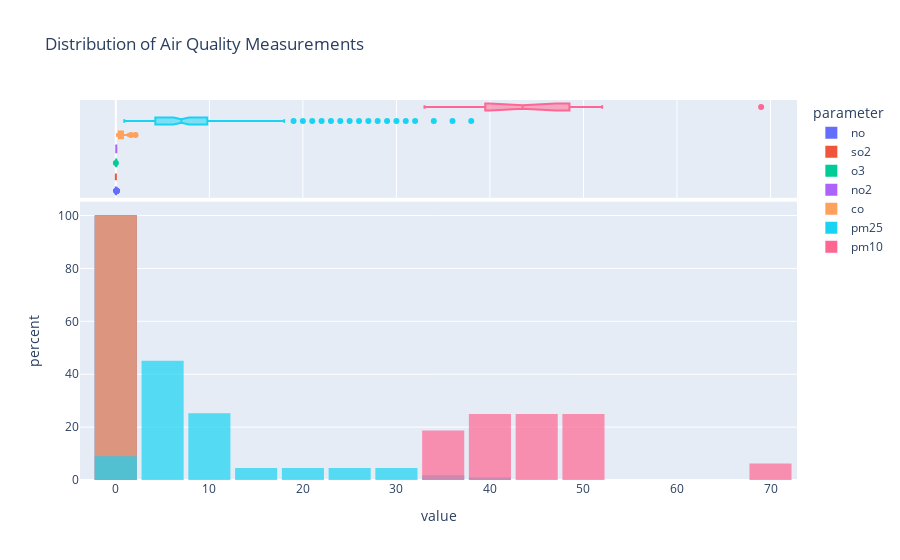

The notebook cell this image was saved under:
### Markdown cell above
## Histogram distribution of all parameters

### Code cell
fig = px.histogram(new_haven, x='value', color='parameter', marginal='box',title='Distribution of Air Quality Measurements', 
                   barmode='overlay', # Set bars to overlay on top of the other'
                   nbins=20,
                   histnorm='percent', # to invlude percentage
                   histfunc='count', # Set histfunc to 'count'
                   opacity=0.7)
fig.update_layout(bargap=0.1)
fig.show()

### Figure 1 — Plotly figure (JSON) as saved in the notebook; plotly's stock layout.template omitted (floating-point values rounded to 4 significant figures; data arrays with more than 128 entries replaced by an {"elided": "..."} marker saying what was removed)
{"data": [{"alignmentgroup": "True", "bingroup": "x", "histfunc": "count", "histnorm": "percent", "hovertemplate": "parameter=no<br>value=%{x}<br>percent=%{y}<extra></extra>", "legendgroup": "no", "marker": {"color": "#636efa", "opacity": 0.7, "pattern": {"shape": ""}}, "name": "no", "nbinsx": 20, "offsetgroup": "no", "orientation": "v", "showlegend": true, "type": "histogram", "x": {"elided": "129 float values"}, "xaxis": "x", "yaxis": "y"}, {"alignmentgroup": "True", "hovertemplate": "parameter=no<br>value=%{x}<extra></extra>", "legendgroup": "no", "marker": {"color": "#636efa"}, "name": "no", "notched": true, "offsetgroup": "no", "showlegend": false, "type": "box", "x": {"elided": "129 float values"}, "xaxis": "x2", "yaxis": "y2"}, {"alignmentgroup": "True", "bingroup": "x", "histfunc": "count", "histnorm": "percent", "hovertemplate": "parameter=so2<br>value=%{x}<br>percent=%{y}<extra></extra>", "legendgroup": "so2", "marker": {"color": "#EF553B", "opacity": 0.7, "pattern": {"shape": ""}}, "name": "so2", "nbinsx": 20, "offsetgroup": "so2", "orientation": "v", "showlegend": true, "type": "histogram", "x": [0], "xaxis": "x", "yaxis": "y"}, {"alignmentgroup": "True", "hovertemplate": "parameter=so2<br>value=%{x}<extra></extra>", "legendgroup": "so2", "marker": {"color": "#EF553B"}, "name": "so2", "notched": true, "offsetgroup": "so2", "showlegend": false, "type": "box", "x": [0], "xaxis": "x2", "yaxis": "y2"}, {"alignmentgroup": "True", "bingroup": "x", "histfunc": "count", "histnorm": "percent", "hovertemplate": "parameter=o3<br>value=%{x}<br>percent=%{y}<extra></extra>", "legendgroup": "o3", "marker": {"color": "#00cc96", "opacity": 0.7, "pattern": {"shape": ""}}, "name": "o3", "nbinsx": 20, "offsetgroup": "o3", "orientation": "v", "showlegend": true, "type": "histogram", "x": [0.027, 0.007, 0.004, 0.038, 0.037, 0.035, 0.04, 0.041, 0.043, 0.048], "xaxis": "x", "yaxis": "y"}, {"alignmentgroup": "True", "hovertemplate": "parameter=o3<br>value=%{x}<extra></extra>", "legendgroup": "o3", "marker": {"color": "#00cc96"}, "name": "o3", "notched": true, "offsetgroup": "o3", "showlegend": false, "type": "box", "x": [0.027, 0.007, 0.004, 0.038, 0.037, 0.035, 0.04, 0.041, 0.043, 0.048], "xaxis": "x2", "yaxis": "y2"}, {"alignmentgroup": "True", "bingroup": "x", "histfunc": "count", "histnorm": "percent", "hovertemplate": "parameter=no2<br>value=%{x}<br>percent=%{y}<extra></extra>", "legendgroup": "no2", "marker": {"color": "#ab63fa", "opacity": 0.7, "pattern": {"shape": ""}}, "name": "no2", "nbinsx": 20, "offsetgroup": "no2", "orientation": "v", "showlegend": true, "type": "histogram", "x": [0.049, 0.046], "xaxis": "x", "yaxis": "y"}, {"alignmentgroup": "True", "hovertemplate": "parameter=no2<br>value=%{x}<extra></extra>", "legendgroup": "no2", "marker": {"color": "#ab63fa"}, "name": "no2", "notched": true, "offsetgroup": "no2", "showlegend": false, "type": "box", "x": [0.049, 0.046], "xaxis": "x2", "yaxis": "y2"}, {"alignmentgroup": "True", "bingroup": "x", "histfunc": "count", "histnorm": "percent", "hovertemplate": "parameter=co<br>value=%{x}<br>percent=%{y}<extra></extra>", "legendgroup": "co", "marker": {"color": "#FFA15A", "opacity": 0.7, "pattern": {"shape": ""}}, "name": "co", "nbinsx": 20, "offsetgroup": "co", "orientation": "v", "showlegend": true, "type": "histogram", "x": [0.32, 0.27, 0.29, 0.21, 0.2, 0.15, 0.17, 0.18, 0.16, 0.22, 0.19, 0.31, 0.33, 0.36, 0.25, 0.3, 0.23, 0.24, 0.39, 0.38, 0.45, 0.4, 0.37, 0.34, 0.35, 0.5, 0.52, 0.56, 0.62, 0.6, 0.58, 0.61, 0.63, 0.68, 0.66, 0.71, 0.43, 0.26, 0.46, 0.49, 0.51, 0.57, 0.48, 0.47, 0.13, 0.14, 0.28, 0.42, 0.44, 0.12, 0.55, 0.87, 0.75, 0.73, 0.72, 0.53, 0.79, 0.92, 1, 0.54, 0.81, 1.2, 1.1, 0.94, 0.95, 1.3, 2.1, 1.6, 0.97, 0.74, 0.64, 0.89, 0.84, 0.82, 0.83, 0.41, 0.8, 0.76, 0.78, 0.7], "xaxis": "x", "yaxis": "y"}, {"alignmentgroup": "True", "hovertemplate": "parameter=co<br>value=%{x}<extra></extra>", "legendgroup": "co", "marker": {"color": "#FFA15A"}, "name": "co", "notched": true, "offsetgroup": "co", "showlegend": false, "type": "box", "x": [0.32, 0.27, 0.29, 0.21, 0.2, 0.15, 0.17, 0.18, 0.16, 0.22, 0.19, 0.31, 0.33, 0.36, 0.25, 0.3, 0.23, 0.24, 0.39, 0.38, 0.45, 0.4, 0.37, 0.34, 0.35, 0.5, 0.52, 0.56, 0.62, 0.6, 0.58, 0.61, 0.63, 0.68, 0.66, 0.71, 0.43, 0.26, 0.46, 0.49, 0.51, 0.57, 0.48, 0.47, 0.13, 0.14, 0.28, 0.42, 0.44, 0.12, 0.55, 0.87, 0.75, 0.73, 0.72, 0.53, 0.79, 0.92, 1, 0.54, 0.81, 1.2, 1.1, 0.94, 0.95, 1.3, 2.1, 1.6, 0.97, 0.74, 0.64, 0.89, 0.84, 0.82, 0.83, 0.41, 0.8, 0.76, 0.78, 0.7], "xaxis": "x2", "yaxis": "y2"}, {"alignmentgroup": "True", "bingroup": "x", "histfunc": "count", "histnorm": "percent", "hovertemplate": "parameter=pm25<br>value=%{x}<br>percent=%{y}<extra></extra>", "legendgroup": "pm25", "marker": {"color": "#19d3f3", "opacity": 0.7, "pattern": {"shape": ""}}, "name": "pm25", "nbinsx": 20, "offsetgroup": "pm25", "orientation": "v", "showlegend": true, "type": "histogram", "x": [10, 13, 15, 12, 4.1, 2.9, 2.5, 2.8, 3, 3.2, 3.3, 3.1, 3.4, 3.6, 3.8, 4, 5, 6.8, 8, 8.7, 9.6, 8.4, 8.2, 11, 8.8, 7.8, 9.8, 9, 7.4, 7.1, 7.6, 8.9, 14, 17, 18, 20, 21, 22, 23, 9.1, 8.1, 7.3, 6.6, 8.6, 7, 2.7, 3.5, 1.8, 0.9, 2.3, 1.9, 1.5, 2, 5.5, 5.7, 5.4, 5.1, 5.3, 4.5, 3.7, 4.6, 6, 4.8, 5.8, 6.5, 8.3, 6.2, 5.6, 6.9, 6.7, 7.7, 7.2, 2.6, 1.7, 3.9, 4.4, 4.9, 6.1, 5.2, 4.2, 4.3, 7.5, 7.9, 6.3, 16, 9.9, 9.3, 9.5, 9.4, 9.7, 1.4, 2.2, 6.4, 8.5, 9.2, 19, 4.7, 24, 26, 28, 29, 27, 31, 25, 30, 32, 36, 38, 34, 2.4, 5.9], "xaxis": "x", "yaxis": "y"}, {"alignmentgroup": "True", "hovertemplate": "parameter=pm25<br>value=%{x}<extra></extra>", "legendgroup": "pm25", "marker": {"color": "#19d3f3"}, "name": "pm25", "notched": true, "offsetgroup": "pm25", "showlegend": false, "type": "box", "x": [10, 13, 15, 12, 4.1, 2.9, 2.5, 2.8, 3, 3.2, 3.3, 3.1, 3.4, 3.6, 3.8, 4, 5, 6.8, 8, 8.7, 9.6, 8.4, 8.2, 11, 8.8, 7.8, 9.8, 9, 7.4, 7.1, 7.6, 8.9, 14, 17, 18, 20, 21, 22, 23, 9.1, 8.1, 7.3, 6.6, 8.6, 7, 2.7, 3.5, 1.8, 0.9, 2.3, 1.9, 1.5, 2, 5.5, 5.7, 5.4, 5.1, 5.3, 4.5, 3.7, 4.6, 6, 4.8, 5.8, 6.5, 8.3, 6.2, 5.6, 6.9, 6.7, 7.7, 7.2, 2.6, 1.7, 3.9, 4.4, 4.9, 6.1, 5.2, 4.2, 4.3, 7.5, 7.9, 6.3, 16, 9.9, 9.3, 9.5, 9.4, 9.7, 1.4, 2.2, 6.4, 8.5, 9.2, 19, 4.7, 24, 26, 28, 29, 27, 31, 25, 30, 32, 36, 38, 34, 2.4, 5.9], "xaxis": "x2", "yaxis": "y2"}, {"alignmentgroup": "True", "bingroup": "x", "histfunc": "count", "histnorm": "percent", "hovertemplate": "parameter=pm10<br>value=%{x}<br>percent=%{y}<extra></extra>", "legendgroup": "pm10", "marker": {"color": "#FF6692", "opacity": 0.7, "pattern": {"shape": ""}}, "name": "pm10", "nbinsx": 20, "offsetgroup": "pm10", "orientation": "v", "showlegend": true, "type": "histogram", "x": [35, 37, 33, 39, 43, 46, 69, 48, 41, 42, 47, 52, 40, 50, 49, 44], "xaxis": "x", "yaxis": "y"}, {"alignmentgroup": "True", "hovertemplate": "parameter=pm10<br>value=%{x}<extra></extra>", "legendgroup": "pm10", "marker": {"color": "#FF6692"}, "name": "pm10", "notched": true, "offsetgroup": "pm10", "showlegend": false, "type": "box", "x": [35, 37, 33, 39, 43, 46, 69, 48, 41, 42, 47, 52, 40, 50, 49, 44], "xaxis": "x2", "yaxis": "y2"}], "layout": {"bargap": 0.1, "barmode": "overlay", "legend": {"title": {"text": "parameter"}, "tracegroupgap": 0}, "title": {"text": "Distribution of Air Quality Measurements"}, "xaxis": {"anchor": "y", "domain": [0, 1], "title": {"text": "value"}}, "xaxis2": {"anchor": "y2", "domain": [0, 1], "matches": "x", "showgrid": true, "showticklabels": false}, "yaxis": {"anchor": "x", "domain": [0, 0.7326], "title": {"text": "percent"}}, "yaxis2": {"anchor": "x2", "domain": [0.7426, 1], "matches": "y2", "showgrid": false, "showline": false, "showticklabels": false, "ticks": ""}}}
